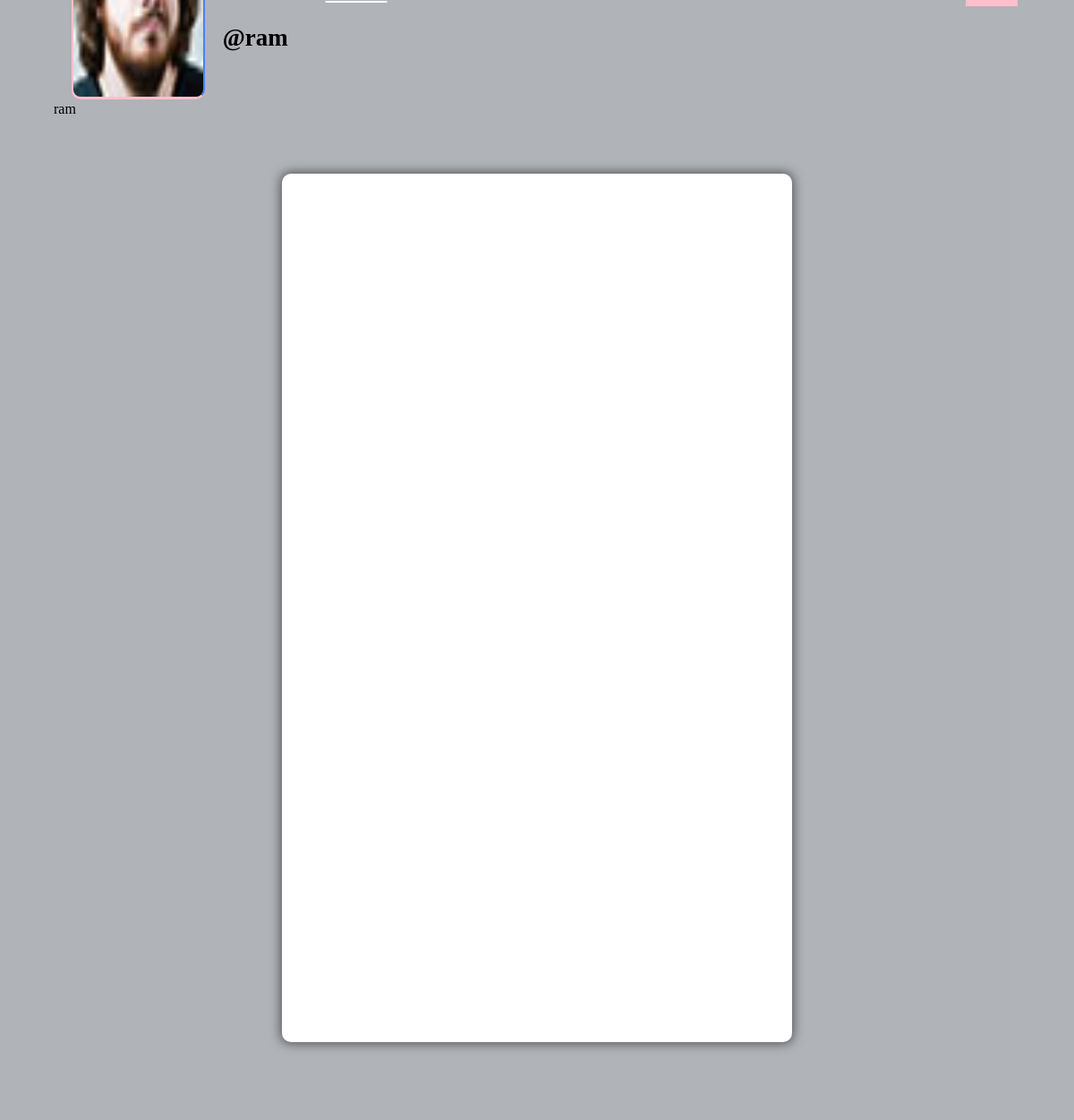
The app's page /profile/ram/ (signed in) with its own data.
### core/models.py (models this page shows, shortened)
class Profile(models.Model):
    user=models.ForeignKey(User,null=False,blank=False,on_delete=models.CASCADE)
    userid=models.IntegerField()
    location=models.CharField(max_length=50)
    bio=models.CharField(max_length=50,blank=True)
    profile_img=models.ImageField(upload_to="profile",default="default.png")

### core/views.py (the view)
# urls.py: path("profile/<id>/",profile,name="profile"),
@login_required(login_url='login')
def profile(request,id):
    if(not check_setting(request)):
        return redirect("settings")
    if(Profile.objects.filter(user__username=id).exists()):
        user=Profile.objects.filter(user__username=id).first()
        posts=Post.objects.filter(user__username=id)
        post=posts.count()
        follower=Follower.objects.filter(user__username=id).count()
        is_follower=Follower.objects.filter(user__username=id,followers=request.user).exists()
        return render(request,"profile.html",{'user':user,'post':post,"posts":posts,'id':id,'follower':follower,'is_follow':is_follower})
    else:
        return redirect("home")

### core/views.py (called while the page is built)
def check_setting(request):
    return Profile.objects.filter(user=request.user).exists()

### core/templates/profile.html (shortened to what this page needs)
{% load static %}
<!DOCTYPE html>
<html lang="en">
<head>
    <link rel="stylesheet" href="{% static 'css/main.min.css' %}">
    <link rel="stylesheet" href="{% static 'css/style.css' %}">
    <link rel="stylesheet" href="{% static 'css/color.css' %}">
    <link rel="stylesheet" href="{% static 'css/responsive.css' %}">
</head>
<body>
	<section>
			<div class="feature-photo">
				<figure><img src="{% static 'images/resources/timeline-1.jpg' %}" alt=""></figure>
				<form action="{%url 'follow' id=id%}" method="POST">
					<div class="add-btn">
					<span style="color: white; font-size: 27px; margin-right: 520px;"><b><u><a href="/" style="position:relative;left:120px">Home</a></u></b></span>
					<span style="color: white; font-size: 27px;"><b>{{post}} Post</b></span>
					<span style="color: white; font-size: 27px;"><b>{{follower}} followers</b></span>
					<span>
					<button type="submit" style="background-color: #ffc0cb; border: #ffc0cb;">
					</button>
			</span></form>
					</div>
				<div class="container-fluid">
					<div class="row merged">
						<div class="col-lg-2 col-sm-3">
							<div class="user-avatar">
								<figure>
									<img src="{{user.profile_img.url}}" style="height: 250px; width: 100%;" alt="">
								</figure>
							</div>
						</div>
						<div class="col-lg-10 col-sm-9">
							<div class="timeline-info">
								<ul>
									<li class="admin-name">
									  <h5 style="color: black;white-space: nowrap; width: 110px; font-size: 27px;"><b>@{{user.user.username}}</b></h5>
									</li>
								</ul>
							</div>
						</div>
					</div>
				</div>
		</section>
		<section>
			<div class="bio">
				{{user.bio}}
			</div>
		</section>
	<section>
		<div class="gap gray-bg">
			<div class="container-fluid">
				<div class="row">
					<div class="col-lg-12">
						<div class="row" id="page-contents">
							<div class="col-lg-3">
								<aside class="sidebar static">
								</aside>
							</div>
							<div class="col-lg-6">
								<div class="central-meta">
								</div>
							</div>
							<div class="col-lg-3">
								<aside class="sidebar static">
								</aside>
							</div>
						</div>
					</div>
				</div>
			</div>
		</div>
	</section>
</body>
</html>

### core/static/css/color.css (style rules this page uses)
#nprogress .bar, .timeline-info > ul li a::before, .add-btn > a, .activitiez > li::before, form button, .colla-apps > li a:hover, a.underline:before, .setting-row input:checked + label, .user-avatar:hover .edit-phto, .error-meta > a, .color-bg, .add-butn, .nav.nav-tabs.likes-btn > li a.active, a.dislike-btn, .drop > a:hover, .btn-view.btn-load-more:hover, .accordion .card h5 button[aria-expanded="true"], .chat-head, .f-page > figure em, .inbox-panel-head > ul > li > a, .nav-tabs--left .nav-link.active, .nav-tabs--left .nav-link.active:hover, footer .widget-title h4::before, #topcontrol, .sidebar .widget-title::before, .f-title::before, .g-post-classic > figure > i::after, .purify > a, .help-list > a:hover, .open-position::before, .info > a, .category-box:hover, .category-box.selected, a.main-btn, .section-heading::before, .getquot-baner, .more-branches > h4::before, .is-helpful > a, .cart-optionz > li > a:hover, .paginationz > li a:hover, .paginationz > li a.active, .shopping-cart, a.btn2:hover, .form-submit > input[type="submit"], button.submit-checkout, .delete-cart:hover, .proceed .button, .amount-area .update-cart, a.addnewforum, .apply-bttons > a { background: orange; }

### core/static/css/responsive.css (style rules this page uses)
@media screen and (max-width: 1281px) and (min-width: 1024px) { .timeline-info { line-height: 51px; } }
@media screen and (max-width: 1281px) and (min-width: 1024px) { .timeline-info .admin-name > h5 { font-size: 20px; } }
@media screen and (max-width: 1281px) and (min-width: 1024px) { .user-avatar { width: 80.2% } }

### records on screen
Profile: profile_img (picture), user.username "ram", bio "ram"
